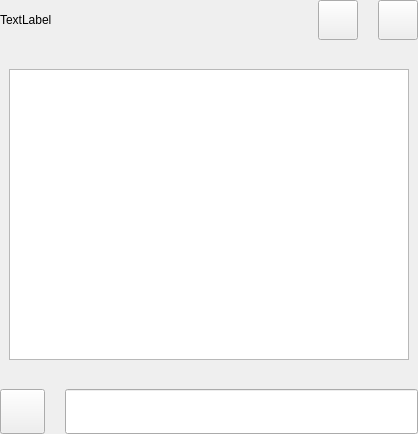
<?xml version="1.0" encoding="UTF-8"?>
<ui version="4.0">
 <class>SettingsConsoleWidget</class>
 <widget class="QWidget" name="SettingsConsoleWidget">
  <property name="geometry">
   <rect>
    <x>0</x>
    <y>0</y>
    <width>418</width>
    <height>434</height>
   </rect>
  </property>
  <property name="windowTitle">
   <string>Form</string>
  </property>
  <layout class="QVBoxLayout" name="verticalLayout">
   <property name="spacing">
    <number>0</number>
   </property>
   <property name="leftMargin">
    <number>0</number>
   </property>
   <property name="topMargin">
    <number>0</number>
   </property>
   <property name="rightMargin">
    <number>0</number>
   </property>
   <property name="bottomMargin">
    <number>0</number>
   </property>
   <item>
    <widget class="QWidget" name="left" native="true">
     <layout class="QVBoxLayout" name="verticalLayout_3">
      <property name="leftMargin">
       <number>0</number>
      </property>
      <property name="topMargin">
       <number>0</number>
      </property>
      <property name="rightMargin">
       <number>0</number>
      </property>
      <property name="bottomMargin">
       <number>0</number>
      </property>
      <item>
       <layout class="QVBoxLayout" name="verticalLayout_2">
        <property name="spacing">
         <number>0</number>
        </property>
        <item>
         <layout class="QHBoxLayout" name="horizontalLayout_3">
          <property name="spacing">
           <number>20</number>
          </property>
          <item>
           <widget class="QLabel" name="labelTitle">
            <property name="text">
             <string>TextLabel</string>
            </property>
           </widget>
          </item>
          <item>
           <spacer name="horizontalSpacer">
            <property name="orientation">
             <enum>Qt::Horizontal</enum>
            </property>
            <property name="sizeHint" stdset="0">
             <size>
              <width>40</width>
              <height>20</height>
             </size>
            </property>
           </spacer>
          </item>
          <item>
           <widget class="QPushButton" name="pushButtonOpenDebug">
            <property name="minimumSize">
             <size>
              <width>0</width>
              <height>40</height>
             </size>
            </property>
            <property name="focusPolicy">
             <enum>Qt::NoFocus</enum>
            </property>
            <property name="text">
             <string/>
            </property>
           </widget>
          </item>
          <item>
           <widget class="QPushButton" name="pushButtonCommandOptions">
            <property name="minimumSize">
             <size>
              <width>0</width>
              <height>40</height>
             </size>
            </property>
            <property name="maximumSize">
             <size>
              <width>16777215</width>
              <height>40</height>
             </size>
            </property>
            <property name="focusPolicy">
             <enum>Qt::NoFocus</enum>
            </property>
            <property name="text">
             <string/>
            </property>
           </widget>
          </item>
         </layout>
        </item>
        <item>
         <spacer name="verticalSpacer_2">
          <property name="orientation">
           <enum>Qt::Vertical</enum>
          </property>
          <property name="sizeType">
           <enum>QSizePolicy::Fixed</enum>
          </property>
          <property name="sizeHint" stdset="0">
           <size>
            <width>20</width>
            <height>20</height>
           </size>
          </property>
         </spacer>
        </item>
        <item>
         <widget class="QWidget" name="consoleWidget" native="true">
          <property name="minimumSize">
           <size>
            <width>0</width>
            <height>300</height>
           </size>
          </property>
          <layout class="QVBoxLayout" name="verticalLayout_4">
           <item>
            <widget class="QTextEdit" name="messagesWidget"/>
           </item>
          </layout>
         </widget>
        </item>
        <item>
         <spacer name="verticalSpacer">
          <property name="orientation">
           <enum>Qt::Vertical</enum>
          </property>
          <property name="sizeType">
           <enum>QSizePolicy::Fixed</enum>
          </property>
          <property name="sizeHint" stdset="0">
           <size>
            <width>20</width>
            <height>20</height>
           </size>
          </property>
         </spacer>
        </item>
        <item>
         <layout class="QHBoxLayout" name="horizontalLayout_7">
          <property name="spacing">
           <number>0</number>
          </property>
          <item>
           <widget class="QPushButton" name="pushButton">
            <property name="minimumSize">
             <size>
              <width>45</width>
              <height>45</height>
             </size>
            </property>
            <property name="maximumSize">
             <size>
              <width>45</width>
              <height>45</height>
             </size>
            </property>
            <property name="text">
             <string/>
            </property>
           </widget>
          </item>
          <item>
           <spacer name="horizontalSpacer_5">
            <property name="orientation">
             <enum>Qt::Horizontal</enum>
            </property>
            <property name="sizeType">
             <enum>QSizePolicy::Fixed</enum>
            </property>
            <property name="sizeHint" stdset="0">
             <size>
              <width>20</width>
              <height>20</height>
             </size>
            </property>
           </spacer>
          </item>
          <item>
           <widget class="QLineEdit" name="lineEdit">
            <property name="minimumSize">
             <size>
              <width>0</width>
              <height>45</height>
             </size>
            </property>
            <property name="maximumSize">
             <size>
              <width>16777215</width>
              <height>45</height>
             </size>
            </property>
           </widget>
          </item>
         </layout>
        </item>
       </layout>
      </item>
     </layout>
    </widget>
   </item>
  </layout>
 </widget>
 <resources/>
 <connections/>
</ui>
